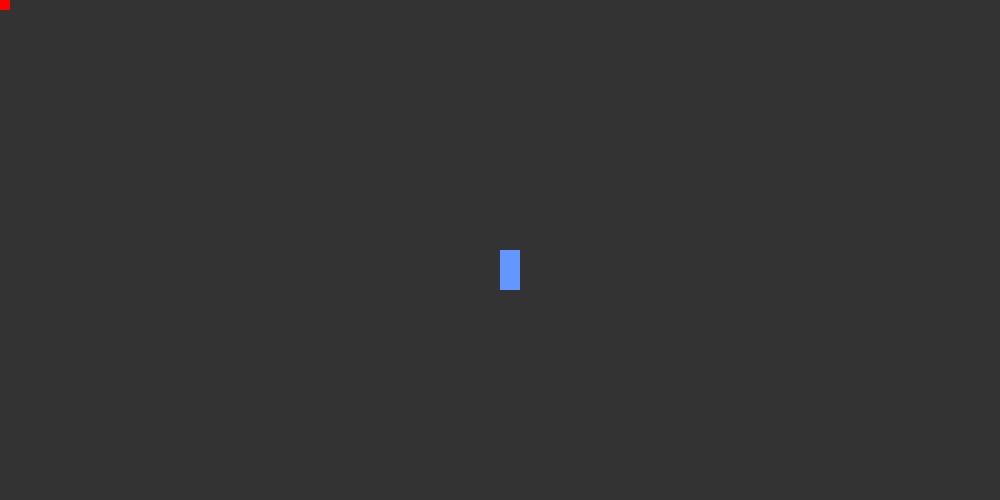
Frame 1 (no input)
Frame 60 (no input): identical to frame 1, image omitted
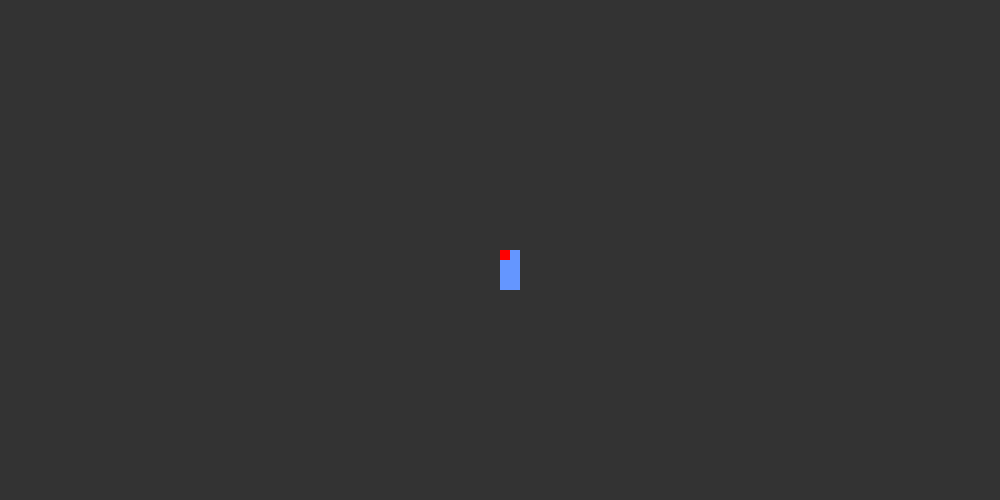
Frame 120 (the mouse pressed at the canvas centre since frame 60)

The p5.js sketch that drew these frames (run headless with seeded random() and noise() and a simulated clock; from frame 60 on, the mouse is pressed at the canvas centre):

// p5.js sketch
// ── sketch.js
let particles = []
class Particle {
    constructor(pos, vel) {
        this.pos = pos
        this.vel = vel
        this.kill = false
    }

    update() {
        this.pos.add(this.vel)
        const x = clamp(Math.floor(this.pos.x), 0, c.width - 1)
        const y = clamp(Math.floor(this.pos.y), 0, c.height - 1)
        if (x >= c.width - 1 || x <= 0 || y <= 0 || y >= c.height - 1 ||
            (worldGrid[x + 1][y] == 1 && this.vel.x > 0) || (worldGrid[x - 1][y] == 1 && this.vel.x < 0) || (worldGrid[x][y + 1] == 1 && this.vel.y > 0) || (worldGrid[x][y - 1] == 1 && this.vel.y < 0)
        ) {
            worldGrid[x][y] = 1
            this.kill = true
        }
    }

    draw() {
        c.fill(255, 255, 0)
        c.rect(Math.floor(this.pos.x), Math.floor(this.pos.y), 1, 1)
    }
}

let worldGrid = []

let c // "pixel canvas"
let playerPos
function setup() {
    createCanvas(1000, 500)
    noSmooth()
    c = createGraphics(100, 50)
    c.noSmooth()
    c.noStroke()

    playerPos = createVector(c.width / 2, c.height / 2)

    worldGrid = [...Array(c.width)].map(e => Array(c.height).fill(0))
}

function draw() {
    c.background(51)
    c.fill(100, 150, 255)
    c.rect(Math.floor(playerPos.x), Math.floor(playerPos.y), 2, 4)

    // controlling the player
    if (keyIsDown(65) && playerPos.x > 0) {
        playerPos.add(createVector(-0.5, 0))
    }
    if (keyIsDown(83) && playerPos.y < c.height - 4) {
        playerPos.add(createVector(0, 0.5))
    }
    if (keyIsDown(87) && playerPos.y > 0) {
        playerPos.add(createVector(0, -0.5))
    }
    if (keyIsDown(68) && playerPos.x < c.width - 2) {
        playerPos.add(createVector(0.5, 0))
    }

    for (let i = 0; i < particles.length; i++) {
        particles[i].update()
        particles[i].draw()
    }

    // remove particles that need to be removed
    for (let i = particles.length - 1; i >= 0; i--) {
        if (particles[i].kill == true) {
            particles.splice(i, 1)
        }
    }

    c.fill(255, 255, 0)
    for (let i = 0; i < worldGrid.length; i++) {
        for (let j = 0; j < worldGrid[0].length; j++) {
            if (worldGrid[i][j] == 1) {
                c.rect(i, j, 1, 1)
            }
        }
    }

    c.fill(255, 0, 0)
    c.rect(Math.floor(mouseX * (c.width / width)), Math.floor(mouseY * (c.height / height)), 1, 1)

    image(c, 0, 0, width, height)
}

function keyPressed() {
    if (keyCode == 69) {
        const mousePixel = createVector(mouseX * (c.width / width), mouseY * (c.height / height))
        for (let i = 0; i < worldGrid.length; i++) {
            for (let j = 0; j < worldGrid[0].length; j++) {
                if (worldGrid[i][j] == 1 && (mousePixel.x - i) ** 2 + (mousePixel.y - j) ** 2 < 100) {
                    worldGrid[i][j] = 0
                    particles.push(new Particle(createVector(i, j), createVector(i, j).sub(mousePixel.copy()).div(10).add(createVector(random(-0.6, 0.6), random(-0.6, 0.6)))))
                }
            }
        }
    }

    if (keyCode == 32) {
        let mouseDir = createVector(mouseX * (c.width / width), mouseY * (c.height / height)).sub(playerPos).setMag(0.9)
        for (let i = 0; i < 10; i++) {
            particles.push(new Particle(playerPos.copy().add(1, 2), mouseDir.copy().add(createVector(random(-0.1, 0.1), random(-0.1, 0.1)))))
        }
    }
}

function clamp(v, min, max) {
    return Math.min(Math.max(v, min), max)
}
